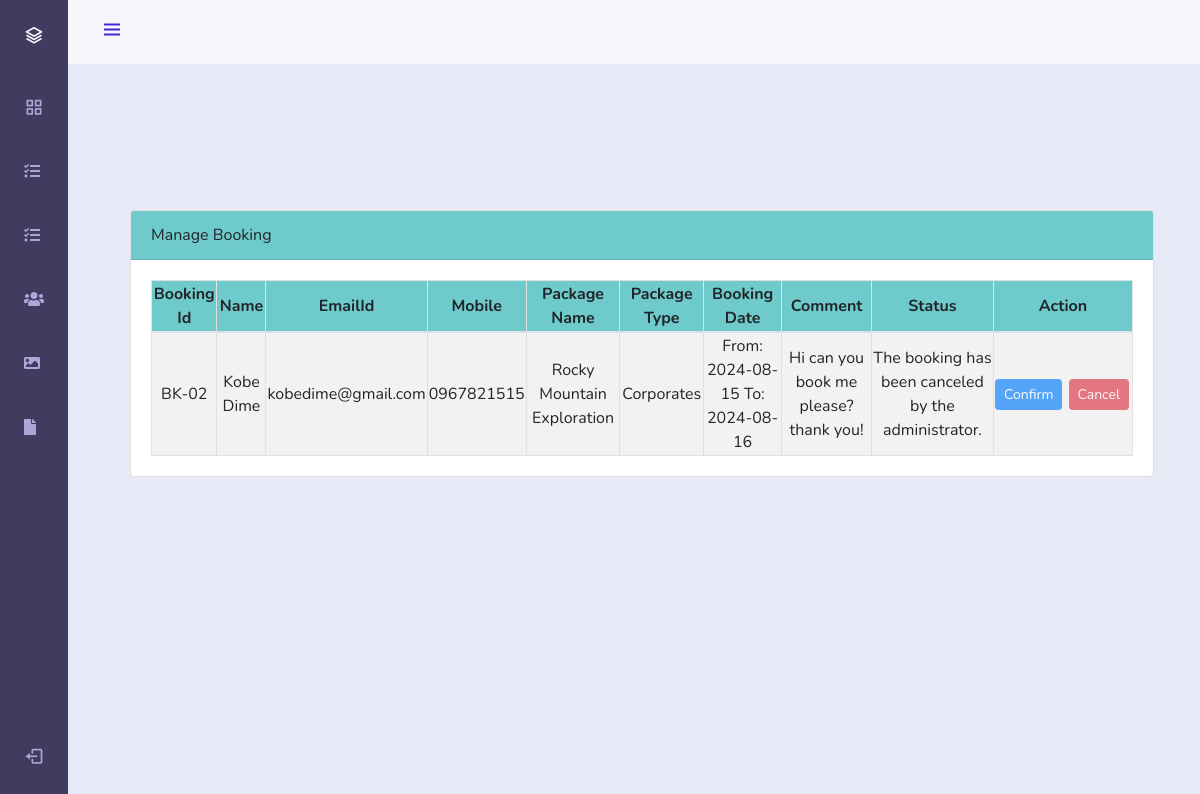
The page /admin/index.php?page=bookingManage (signed in) on the database its author committed.
### tables this page shows
CREATE TABLE `tbl_booking` (
  `id` int(11) NOT NULL,
  `user_id` int(11) NOT NULL,
  `package_id` int(11) NOT NULL,
  `from_date` date NOT NULL,
  `to_date` date NOT NULL,
  `comment` text NOT NULL,
  `registration_date` date NOT NULL,
  `status` tinyint(4) NOT NULL DEFAULT 0 COMMENT '0=Pending; 1=Confirmed; 2=Cancelled',
  `cancelled_by` tinyint(4) NOT NULL DEFAULT 0 COMMENT '1=User; 2=Admin',
  `created_at` timestamp NOT NULL DEFAULT current_timestamp() ON UPDATE current_timestamp()
);

CREATE TABLE `tbl_userregistration` (
  `id` int(11) NOT NULL,
  `name` varchar(255) NOT NULL,
  `emailid` varchar(255) NOT NULL,
  `mobile` varchar(10) NOT NULL,
  `password` varchar(255) NOT NULL,
  `registration_date` date NOT NULL,
  `created_at` timestamp NOT NULL DEFAULT current_timestamp() ON UPDATE current_timestamp()
);

CREATE TABLE `tbl_tourpackage` (
  `id` int(11) NOT NULL,
  `package_name` varchar(255) NOT NULL,
  `package_type` smallint(6) NOT NULL,
  `package_location` varchar(255) NOT NULL,
  `package_price` int(11) NOT NULL,
  `package_details` text NOT NULL,
  `package_image` varchar(255) NOT NULL,
  `created_at` timestamp NOT NULL DEFAULT current_timestamp() ON UPDATE current_timestamp()
);

CREATE TABLE `tbl_packagetype` (
  `id` int(11) NOT NULL,
  `package_type` varchar(255) NOT NULL,
  `created_at` timestamp NOT NULL DEFAULT current_timestamp() ON UPDATE current_timestamp()
);

### admin/bookingManage.php (the view, shortened to what this page needs)
<div class="container-fluid" style="margin-top:98px">
  <div class="col-lg-12">
    <div class="row">
      <div class="col-md-12">
        <div class="card">
          <div class="card-header" style="background-color: rgb(111 202 203);">
            Manage Booking
          </div>
          <div class="card-body">
            <table class="table-striped table-bordered col-md-12 text-center">
              <thead style="background-color: rgb(111 202 203);">
                <tr>
                  <th>Booking Id</th>
                  <th>Name</th>
                  <th>EmailId</th>
                  <th>Mobile</th>
                  <th>Package Name</th>
                  <th>Package Type</th>
                  <th>Booking Date</th>
                  <th>Comment</th>
                  <th>Status</th>
                  <th>Action</th>
                </tr>
              </thead>
              <tbody>
                <?php
                $sql = "SELECT tbl_booking.*, tbl_tourpackage.package_name, tbl_packagetype.package_type,tbl_userregistration.name,tbl_userregistration.emailid,tbl_userregistration.mobile  from  tbl_booking inner join tbl_tourpackage on tbl_tourpackage.id=tbl_booking.package_id inner join tbl_packagetype on tbl_tourpackage.package_type=tbl_packagetype.id inner join tbl_userregistration on tbl_userregistration.id=tbl_booking.user_id";
                $result = mysqli_query($conn, $sql);
                while ($row_package = mysqli_fetch_assoc($result)) {
                  $book_id = $row_package['id'];
                  $bkid = 'BK-0' . $book_id;
                  $name = $row_package['name'];
                  $emailid = $row_package['emailid'];
                  $mobile = $row_package['mobile'];
                  $package_id = $row_package['package_name'];
                  $package_type = $row_package['package_type'];
                  $from_date = $row_package['from_date'];
                  $to_date = $row_package['to_date'];
                  $comment = $row_package['comment'];
                  $status = $row_package['status'];
                  $cancelled_by = $row_package['cancelled_by'];
                  if ($status == 0) {
                    $st = 'Pending';
                  } else if ($status == 1) {
                    $st = 'Confirmed';
                  } else if ($cancelled_by == 1) {
                    $st = 'The booking has been canceled by the user.';
                  } else {
                    $st = 'The booking has been canceled by the administrator.';
                  }
                  echo '<tr>
                                    <td>' . $bkid . '</td>
                                    <td>' . $name . '</td>
                                    <td>' . $emailid . '</td>
                                    <td>' . $mobile . '</td>
                                    <td>' . $package_id . '</td>
                                    <td>' . $package_type . '</td>
                                    <td>From: ' . $from_date . ' To: ' . $to_date . '</td>
                                    <td>' . $comment . '</td>
                                    <td>' . $st . '</td>
                                    <td class="text-center">
                                        <div class="row mx-auto" style="width:136px">';
                  if ($status == 0) {
                    echo '<form action="partials/_bookManage.php" method="POST">
                                        <input type="hidden" name="id" value="' . $book_id . '">
                                            <button name="confirmbook" class="btn btn-sm btn-primary">Confirm</button></form>';
                    echo '<form action="partials/_bookManage.php" method="POST">
                                                        <button name="cancelbook" class="btn btn-sm btn-danger" style="margin-left:10%;">Cancel</button>
                                                        <input type="hidden" name="cid" value="' . $book_id . '">
                                                    </form>';
                  } else {
                    echo '<form action="partials/_bookManage.php" method="POST">
                                        <input type="hidden" name="id" value="' . $book_id . '">
                                            <button disabled name="confirmbook" class="btn btn-sm btn-primary">Confirm</button></form>';
                    echo '<form action="partials/_bookManage.php" method="POST">
                                                        <button disabled name="cancelbook" class="btn btn-sm btn-danger" style="margin-left:10%;">Cancel</button>
                                                        <input type="hidden" name="cid" value="' . $book_id . '">
                                                    </form>';
                  }
                  echo '</div>
                                    </td>
                                </tr>';
                }
                ?>
              </tbody>
            </table>
          </div>
        </div>
      </div>
    </div>
  </div>
</div>

### admin/assets/css/styles.css (style rules this page uses)
:root { --header-height: 3rem; --nav-width: 68px; --first-color: #4723D9; --first-color-light: #AFA5D9; --white-color: #F7F6FB; --body-font: 'Nunito', sans-serif; --normal-font-size: 1rem; --z-fixed: 100; }
*,::before,::after { box-sizing: border-box; }
body { position: relative; margin: var(--header-height) 0 0 0; padding: 0 1rem; font-family: var(--body-font); font-size: var(--normal-font-size); transition: .5s; }
@media screen and (min-width: 768px) { body { margin: calc(var(--header-height) + 1rem) 0 0 0; padding-left: calc(var(--nav-width) + 2rem); } }

### rows shown on the page
tbl_booking: id "BK-02", tbl_userregistration.name "Kobe Dime", tbl_userregistration.emailid "kobedime@gmail.com", tbl_userregistration.mobile "0967821515", tbl_tourpackage.package_name "Rocky Mountain Exploration", tbl_packagetype.package_type "Corporates", from_date "2024-08-15", to_date "2024-08-16", comment "Hi can you book me please? thank you!", cancelled_by "The booking has been canceled by the administrator."
